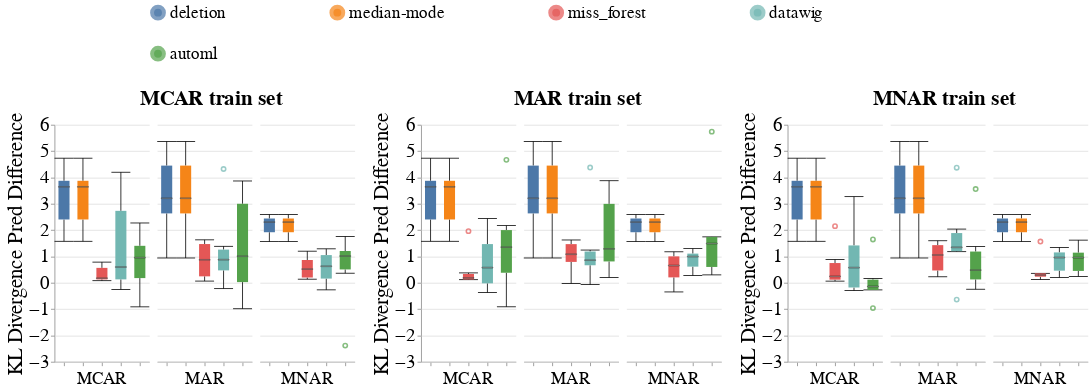

Notebook cell for this chart:
### Code cell
# Categorical
create_box_plots_for_diff_imputers(dataset_name=DATASET_NAME,
                                   column_name='MAR',
                                   metric_name='kl_divergence_pred',
                                   group=SENSITIVE_ATTR_FOR_DISPARITY_METRICS,
                                   db_client=db_client,
                                   without_dummy=True)
